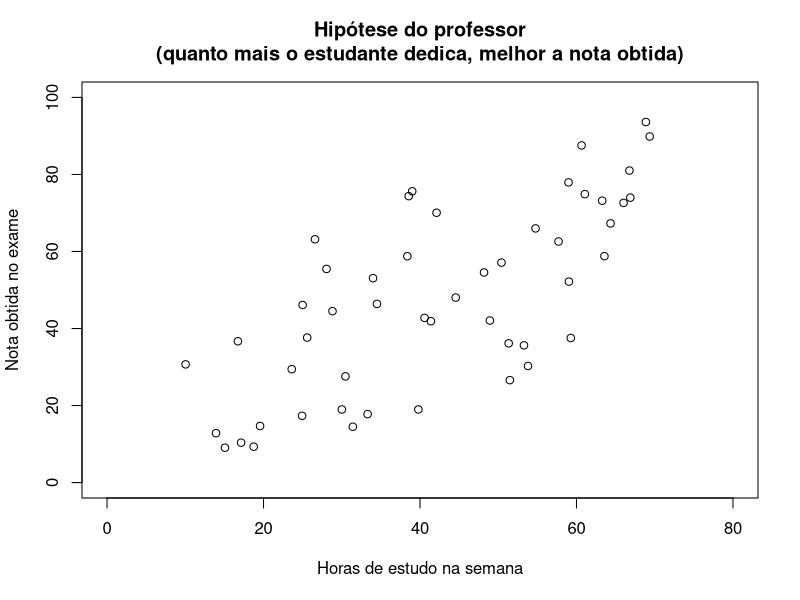

This chart was generated by the following R code:
set.seed(4090)

horas.estudo <- runif(n=50, min=10, max=70)
nota.obtida <- 0.8*horas.estudo + 15
nota.obtida <- nota.obtida + runif(length(horas.estudo), min=-30, max=30)

plot(horas.estudo, nota.obtida,
     xlim=c(0,80),
     ylim=c(0,100),
     main=paste("Hipótese do professor\n(quanto mais o estudante dedica, melhor a nota obtida)",sep=""),
     xlab="Horas de estudo na semana",
     ylab="Nota obtida no exame"
)
